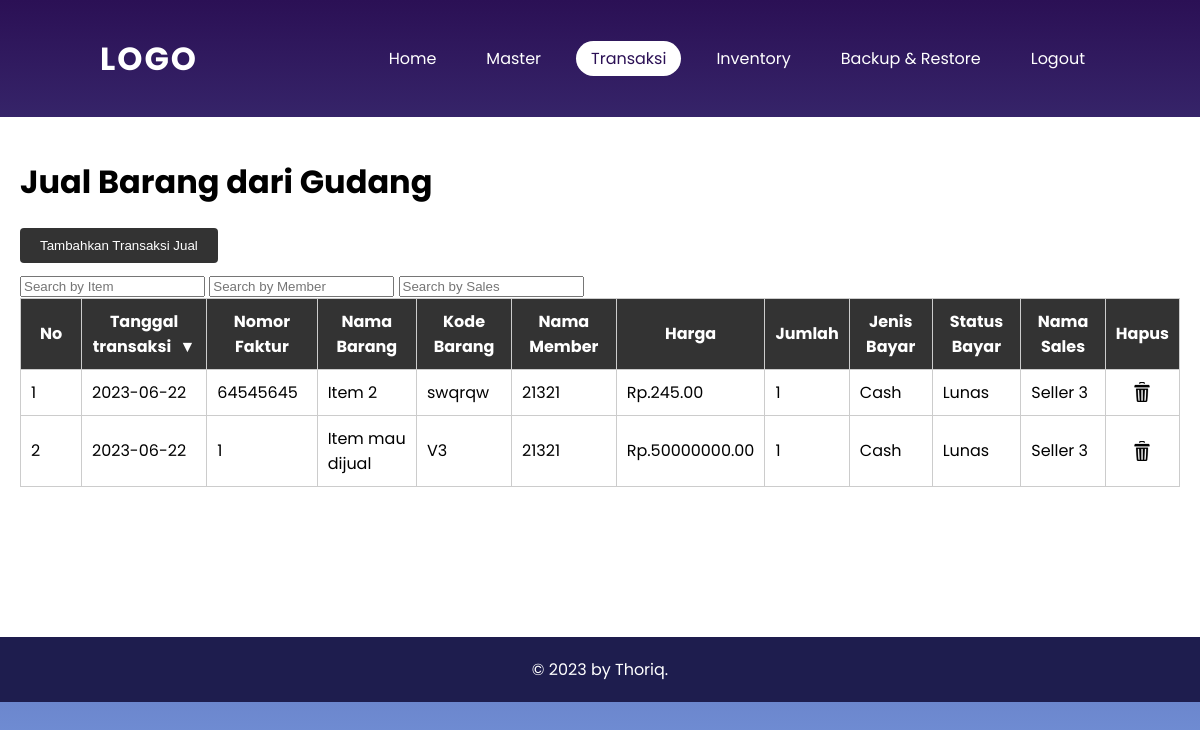
Screenshot of /transaksi/jual.php (signed in) with the database file from the repository.
### tables this page shows
CREATE TABLE `transaksijual` (
  `id` int(20) NOT NULL AUTO_INCREMENT,
  `tanggal` date DEFAULT NULL,
  `nofaktur` varchar(25) NOT NULL,
  `barang` varchar(50) NOT NULL,
  `Member` varchar(50) NOT NULL,
  `quantity` int(11) DEFAULT NULL,
  `harga_jual` decimal(10,2) DEFAULT NULL,
  `jenis_bayar` varchar(15) NOT NULL,
  `status_bayar` varchar(15) NOT NULL,
  `seller` varchar(50) NOT NULL,
  `hutang_terbayar` int(30) NOT NULL,
  `kode_item` varchar(50) DEFAULT NULL,
  `satuan` varchar(20) DEFAULT NULL,
  `kategori` varchar(20) DEFAULT NULL,
  PRIMARY KEY (`id`)
);

### transaksi/jual.php (the view, shortened to what this page needs)
<?php
include '../koneksi.php';
include 'headertransaksi.php';
$sortOrder = isset($_GET['sort']) ? $_GET['sort'] : 'asc';
$sortIcon = $sortOrder === 'asc' ? '&#9660;' : '&#9650;';
$orderClause = $sortOrder === 'asc' ? 'ASC' : 'DESC';
$querytable = "SELECT * FROM transaksijual ORDER BY tanggal $orderClause;";
$sqltable = mysqli_query($conn, $querytable);
$no = 0;
?>
<!DOCTYPE html>
<html>
<head>
  <link rel="stylesheet" href="../CSS/styles.css">
</head>
<body>
<div class="container">
    <div class="content">
    <h1>Jual Barang dari Gudang</h1>
    <button id="expandButton" class="expand-button">Tambahkan Transaksi Jual</button>
    <input type="text" id="searchInput" placeholder="Search by Item" />
<input type="text" id="searchInputmember" placeholder="Search by Member" />
<input type="text" id="searchInputsales" placeholder="Search by Sales" />
    <table id="printTable">
    <thead>
    <tr>
        <th style="width: 40px;">No</th>
        <th>
            <a href="?sort=<?php echo $sortOrder === 'asc' ? 'desc' : 'asc'; ?>"
               style="color: inherit;text-decoration: none;">
                Tanggal transaksi
                <span class="sort-icon"><?php echo $sortIcon; ?></span>
            </a>
        </th>
        <th>Nomor Faktur</th>
        <th>Nama Barang</th>
        <th>Kode Barang</th>
        <th>Nama Member</th>
        <th>Harga</th>
        <th>Jumlah</th>
        <th>Jenis Bayar</th>
        <th>Status Bayar</th>
        <th>Nama Sales</th>
        <th>Hapus</th>
    </tr>
    </thead>
    <tbody>
    <?php
    while ($resulttable = mysqli_fetch_assoc($sqltable)) {
        ?>
        <tr>
            <td><?php echo ++$no; ?></td>
            <td ><?php echo $resulttable['tanggal']; ?></td>
            <td ><?php echo $resulttable['nofaktur']; ?></td>
            <td class="namaBarang"><?php echo $resulttable['barang']; ?></td>
            <td ><?php echo $resulttable['kode_item']; ?></td>
            <td class="namaMember"><?php echo $resulttable['Member']; ?></td>
            <td >Rp.<?php echo $resulttable['harga_jual']; ?></td>
            <td ><?php echo $resulttable['quantity']; ?></td>
            <td ><?php echo $resulttable['jenis_bayar']; ?></td>
            <td ><?php echo $resulttable['status_bayar']; ?></td>
            <td class="namaSales"><?php echo $resulttable['seller']; ?></td>
            <td style="text-align: center;">
                <a href="prosesjual.php?hapus=<?php echo $resulttable['id']; ?>" type="button"
                onClick="return confirm('Apakah anda yakin ingin menghapus data transaksi <?php echo $resulttable['barang']; ?> dengan monor faktur <?php echo $resulttable['nofaktur']; ?> tersebut???')"
                   style="text-decoration: none;">
                    <img src="../IconImage/deleteimg.png" style="width: 20px; height: 20px;">
                </a>
            </td>
        </tr>
        <?php
    }
    ?>
    </tbody>
</table>
</div>
</div>
<footer class="footer">
    <p>&copy; 2023 by Thoriq.</p>
  </footer>
</body>
</html>

### transaksi/headertransaksi.php (shortened to what this page needs)
<header>
    <a href="#" class="logo">Logo</a>
    <ul>
        <li><a href="../index.php">Home</a></li>
        <li class="dropdown">
            <a href="#">Master</a>
        </li>
        <li class="dropdown">
            <a href="#" class="active">Transaksi</a>
        </li>
        <li class="dropdown">
            <a href="#">Inventory</a>
        </li>
        <li class="dropdown">
            <a href="#">Backup & Restore</a>
        </li>
        <li><a href="../logout.php">Logout</a></li>
    </ul>
</header>

### CSS/styles.css (style rules this page uses)
body { font-family: 'Poppins', sans-serif; background-color: #fff; margin: 0; padding: 0; overflow-x: hidden; background: linear-gradient(#2b1055,#7597de); }
.container { max-width: 100%; margin: 0; padding: 0; background-color: #fff; min-height: 520px; }
.content { max-width: 1200px; margin: 0 auto; padding: 20px; background-color: #fff; }
header { padding: 30px 100px; display: flex; justify-content: space-between; align-items: center; }
header .logo { color: #fff; font-weight: 700; text-decoration: none; font-size: 2em; text-transform: uppercase; letter-spacing: 2px; }
header ul { display: flex; justify-content: center; align-items: center; }
header ul li { list-style: none; margin-left: 20px; }
header ul li a { text-decoration: none; padding: 6px 15px; color: #fff; border-radius: 20px; }
header ul li a:hover, header ul li a.active { background: #fff; color: #2b1055; }
.content { background-color: #fff; padding: 20px; }
table { width: 100%; border-collapse: collapse; }
table th, table td { padding: 10px; border: 1px solid #ccc; }
table th { background-color: #333; color: #fff; }
.footer { background-color: #1e1d4e ; color: #fff; padding: 20px; text-align: center; }
.footer p { margin: 0; }
.sort-icon { margin-left: 5px; }
a { color: inherit; text-decoration: none; }
.dropdown { position: relative; }
.expand-button { display: block; margin-bottom: 10px; background-color: #333; color: #fff; padding: 10px 20px; border: none; border-radius: 4px; cursor: pointer; transition: background-color 0.3s ease; margin-top: 10px; }

### rows the page displays
transaksijual: tanggal "2023-06-22", nofaktur "64545645", barang "Item 2", kode_item "swqrqw", Member "21321", harga_jual "245.00", quantity "1", jenis_bayar "Cash", status_bayar "Lunas", seller "Seller 3"
transaksijual: tanggal "2023-06-22", nofaktur "1", barang "Item mau dijual", kode_item "V3", Member "21321", harga_jual "50000000.00", quantity "1", jenis_bayar "Cash", status_bayar "Lunas", seller "Seller 3"

### other values shown
$sortIcon "▼"
